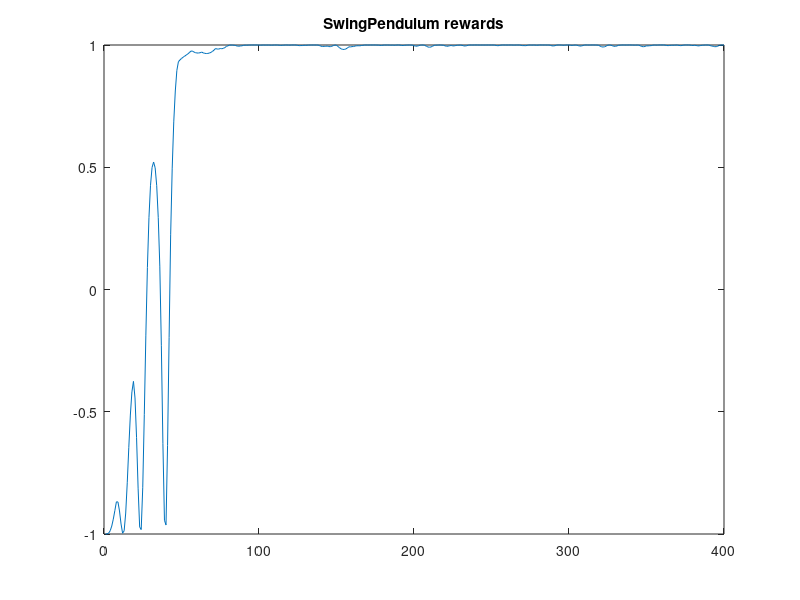

Here is the MATLAB script that generated this plot:
% Visualize RLLib
% @author Sam Abeyruwan

clear all;
close all;

V = load('valueFunction.txt');
E = load('continuousGridworld.txt');
P = load('continuousGridworldPath.txt');
if 0,
figure;
imagesc(fliplr(V)');
title('Off-PAC Critic Value Function: ContinuousGridworld');
colorbar;

%figure;
%mesh(V)

figure;
%subplot(1, 2, 1);
imagesc(fliplr(E)');
title('ContinuousGridworld');
axis square
colorbar;

figure;
%plot(P(:,1)*10, P(:, 2)*10, '-r', 'LineWidth', 1);
%subplot(1, 2, 2);
m = P(:, 1);
index = find(m == 2.0); % this is not good thing to do
hold on;
for i = 1 : size(index, 1) - 1
   plot(P((index(i) : index(i+1)-1), 1)*10, P((index(i) : index(i+1)-1), 2)*10, '-r', 'LineWidth', 1); 
end
title({'Off-PAC ContinuousGridworld Learned Paths', '(Avg: 37.15, (+- 95%): 0.16)'});
axis square
hold off
end
% Pendulum
S = load('swingPendulum.txt');

if 0,
numFrames = 300;
figure(1);
M = moviein(numFrames);
set(gca,'NextPlot','replacechildren');
pause;
pause(3);
for i = 1 : numFrames
   h = plot([0,sind(S(i, 1))], [0, cosd(S(i,1))], '-b', ...
                 sind(S(i, 1)), cosd(S(i,1)), '-mo',...
                'LineWidth',2,...
                'MarkerEdgeColor','k',...
                'MarkerFaceColor',[.49 1 .63],...
                'MarkerSize',10);
   axis([-2, 2, -1.5, 1.5]);
   title(['SwingPendulum step=',num2str(i)]);
   pause(0.1);
   M(:, i) = getframe;
   delete(h)
end
end

%mpgwrite(M, jet, 'movie.mpg');

% reward
figure;
plot(S([1:400], 2), '-'); 
axis([0, 400, -1, 1]);
title('SwingPendulum rewards');
